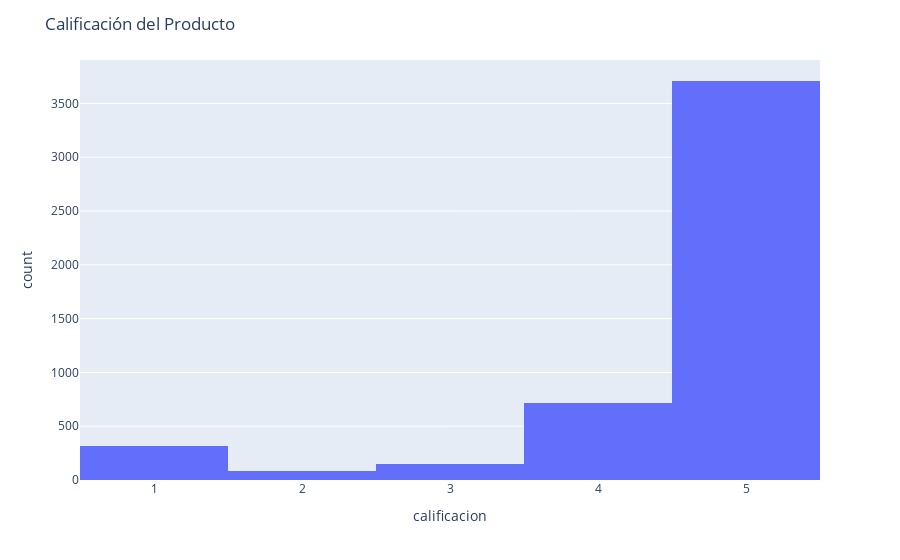

Here is the notebook cell this chart was saved with:
### Code cell
import matplotlib.pyplot as plt
import seaborn as sns
import plotly.offline as py 
import plotly.graph_objs as go
import plotly.tools as tls
import plotly.express as px
%matplotlib inline

color = sns.color_palette()
py.init_notebook_mode(connected=True)

fig = px.histogram(df, x="calificacion")
fig.update_layout(title_text = "Calificación del Producto")
fig.show()

### Figure 1 — Plotly figure (JSON) as saved in the notebook; plotly's stock layout.template omitted (floating-point values rounded to 4 significant figures; data arrays with more than 128 entries replaced by an {"elided": "..."} marker saying what was removed)
{"data": [{"alignmentgroup": "True", "bingroup": "x", "hovertemplate": "calificacion=%{x}<br>count=%{y}<extra></extra>", "legendgroup": "", "marker": {"color": "#636efa", "pattern": {"shape": ""}}, "name": "", "offsetgroup": "", "orientation": "v", "showlegend": false, "x": {"elided": "4992 int values"}, "xaxis": "x", "yaxis": "y", "type": "histogram"}], "layout": {"xaxis": {"anchor": "y", "domain": [0, 1], "title": {"text": "calificacion"}}, "yaxis": {"anchor": "x", "domain": [0, 1], "title": {"text": "count"}}, "legend": {"tracegroupgap": 0}, "margin": {"t": 60}, "barmode": "relative", "title": {"text": "Calificación del Producto"}}}
